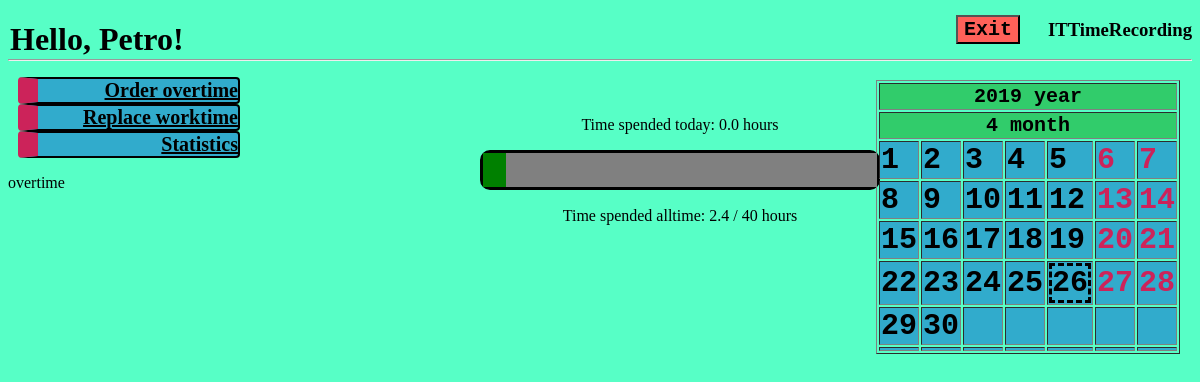
The app's page /dev/TakeOvertime (signed in) with its own data.
### rec/models.py (models this page shows, shortened)
class User(db.Model):
    __tablename__ = 'USER'
    login = db.Column('LOGIN', db.String(20), primary_key=True)
    password = db.Column('PASSWORD', db.String(20), nullable=False)
    salary = db.Column('SALARY', db.INTEGER)
    worktime = db.Column('WORKTIME', db.INTEGER)
    username = db.Column('USERNAME', db.String(50), nullable=False)
    role = db.Column('ROLE_NAME', db.String(15), db.ForeignKey('ROLE.NAME'), nullable=False )
    project = db.Column('PROJECT_ID', db.String(15), db.ForeignKey('PROJECTS.ID'))

### rec/tools/Developer/views.py (the view)
@mod.route('/TakeOvertime', methods=['GET', 'POST'])
def TakeOvertime():
    return render_template("tools/Developer/TakeOvertime.html",
                           user=g.user,
                           menu=menu,
                           date=date,
                           cal=cal,
                           norms=session['normative'],
                           time=Workday.query.filter_by(id=session["workday_id"]).first().time + session['time'])

### rec/templates/tools/Developer/TakeOvertime.html (shortened to what this page needs)
{% include "homepage.html" %}

### rec/templates/homepage.html (shortened to what this page needs)
<!DOCTYPE html>
{% extends "base.html" %}
{% block body %}
    <body link="black">
    <div class="hello"><h1>Hello, {{ user.username }}!</h1></div>
    <div class="menu">
    <ul>
    {% set role = user.role %}
    {% for item in menu %}
        <li>
            {% set url = role+"."+item[1] %}
            <a href = {{ url_for(url)}}>{{ item[0] }}</a>
        </li>
    {% endfor %}
    </ul>
    </div>
    <div class="progress_bar">
        <p> Time spended today: {{ (time/3660) | round(2)  }} hours </p>
        <progress max = {{ norms }} value = {{ (user.worktime/3660 + time/3660)|round(2) }}></progress>
        <p> Time spended alltime: {{ (user.worktime/3600) | round(2) + (time/3660) | round(2)}} / {{ norms | round }} hours</p>
    </div>
    {% include "calendar.html" %}
    <form method="post">
    <input class="exit" type="submit" name="exit" value="Exit" formaction="{{ url_for('rec.exit') }}">
    </form>
</body>
{% endblock %}

### rec/templates/base.html (shortened to what this page needs)
{% block content %}
<link rel="stylesheet" href="/static/css/main.css" />
<h3 align="right">ITTimeRecording</h3>
<hr>
{% endblock %}
{% block body %}
{% endblock %}

### rec/templates/calendar.html
<link rel="stylesheet" href="/static/css/main.css" />
<div class = "calendar">
<form method="post">
    <table border="1">
        <tr>
            <th colspan="7">{{ date.year }} year</th>
        </tr>
        <tr>
            <th colspan="7">{{ date.month }} month</th>
        </tr>
        {% for week in cal %}
            <tr>
                {% for day in week %}
                    <td>
                    {% if  day.date == date.day %}
                        <div class="today">
                    {% endif %}
                    {% if day.form == "Vacancy" %}
                        <div class="vacancy">{{ day.date }}</div>
                    {% endif %}
                    {% if day.form == "Work" %}
                        <div>{{ day.date }}</div>
                    {% endif %}
                    {% if  day.date == date.day %}
                        </div>
                    {% endif %}
                    </td>
                {% endfor %}
            </tr>
        {% endfor %}
    </table>
</form>
</div>

### rec/static/css/main.css (style rules this page uses)
body { background-color: #57FFC6; font-family: Gothic; }
.progress_bar { width: 400px; position:absolute; top: 100px; left: 40%; right: 40%; }
.progress_bar progress { color: #31ABCC; width: 400px; height: 40px; border: black solid 3px; border-radius: 10px; }
.progress_bar p { color: black; text-align: center; }
.menu ul { list-style-type: none; padding-left: 10px; color: black; }
.menu li { font-size: 20px; width: 200px; background-color: #31ABCC; text-align: right; border: black solid 2px; border-radius: 4px; border-left: #CC235A solid 20px; font-weight: bolder; }
.calendar { position: absolute; top: 80px; right: 20px; }
.calendar .vacancy { color: #CC235A; }
.calendar td { background-color: #31ABCC; font-size: 30px; font-family: monospace; font-weight: bold; }
.calendar th { background-color: #31CC6B; font-size: 20px; font-family: monospace; font-weight: bold; }
.calendar .today { border: dashed; }
.exit { background-color: #FF6159; font-size: 20px; font-family: monospace; font-weight: bold; text-align: center; position: absolute; top: 15px; right: 180px; }
.hello { position: absolute; top: 0px; left: 10px; }

### records on screen
User: username "Petro", (user.worktime/3600)|round(2)+(time/3660)|round(2) "2.4"

### other values on screen
{{ item[0] }} "Order overtime" "Replace worktime" "Statistics"
{{ (time/3660) | round(2) }} "0.0"
{{ norms | round }} "40"
{{ date.year }} "2019"
{{ date.month }} "4"
{{ day.date }} "1" "2" "3" "4" "5" "8" "9" "10" "11" "12" "15" "16" "17" "18" "19" "22" "23" "24" "25" "26" "29" "30"
{{ day.date }} "6" "7" "13" "14" "20" "21" "27" "28"
